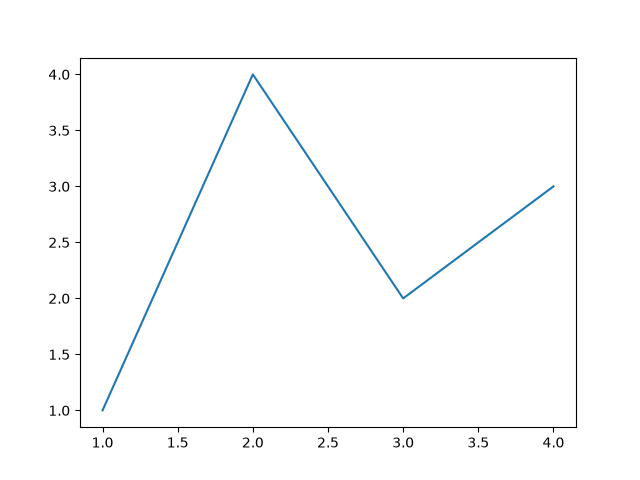

Write Python code to recreate this figure.
import matplotlib.pyplot as plt 
import numpy as np 

fig, ax = plt.subplots()
ax.plot([1,2,3,4], [1,4,2,3])
plt.show() 
